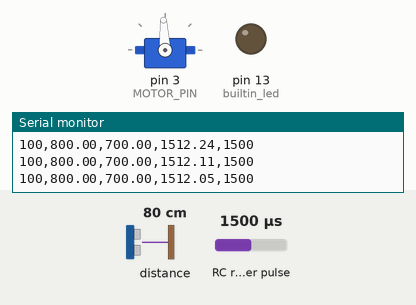
The sketch below on a simulated Arduino Uno, built with avr-gcc and run on an emulated ATmega328P. Shown: servo, output pins drawn as LEDs (lit = HIGH), the last lines printed to the serial monitor. Wiring (inferred from the names in the program): RC receiver channel: data pin 2. The test bench sets the inputs (shaded band); at power-on: RC receiver pulse 1500 µs, distance to the obstacle 80 cm.

Above: at 3.2 s.
3.3 s: RC receiver pulse (sensor on pin 2) set to 1020 µs
At 4.3 s:
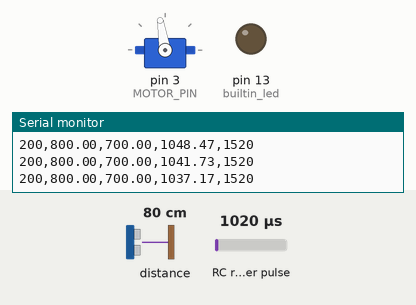
6.3 s: distance to the obstacle set to 63 cm
8.0 s: distance to the obstacle set to 56 cm
At 9.2 s:
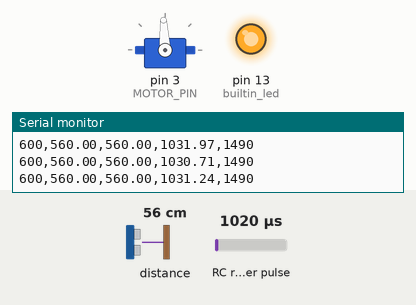
9.5 s: RC receiver pulse (sensor on pin 2) set to 1776 µs
12.3 s: RC receiver pulse (sensor on pin 2) set to 1801 µs
At 12.8 s:
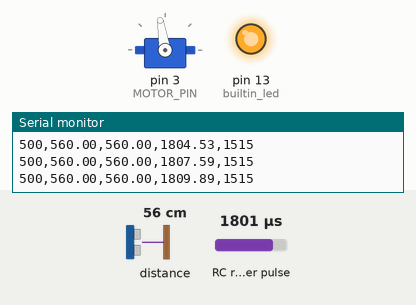
14.9 s: distance to the obstacle set to 2 cm
Timing chart, 0 to 18.9 s (numbered marks = the images above; inputs shaded):
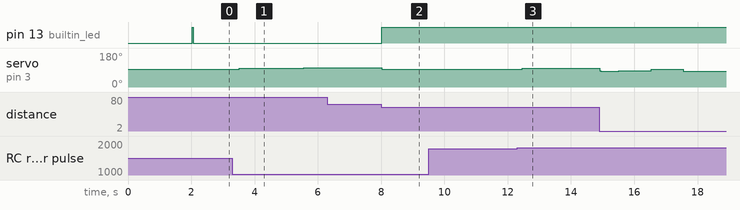

Measured:
- the behaviour switches between 60 and 59 cm on distance to the obstacle (found by bisection; images 1 and 2)
- after the input at 3.3 s, servo on pin 3 (MOTOR_PIN): 93° → 99° after 0.22 s, → 100° 1.0 s later, → 101° 1.0 s later
- after the input at 8.0 s, pin 13 (builtin_led): LOW → HIGH at once; servo on pin 3 (MOTOR_PIN): 102° → 93° at once
- after the input at 12.3 s, servo on pin 3 (MOTOR_PIN): 93° → 99° after 0.16 s, → 100° 1.0 s later

The sketch:

vehiculos.ino
```cpp
#include "defines.h"
Servo servo;

int motor_speed = 1500; //pwm value to input
volatile float RC_Throttle=1500, last=0; // for rc storing and filtering
volatile long Throttle_HIGH_us, last_rc_read=0; // for rc read
Adafruit_VL53L0X lox = Adafruit_VL53L0X(); //sensor distance object
float raw_distance, distance, l_distance=0;
int reference=100; //initial reference 100 = 0.1meter
#ifdef LOG
volatile long last_log=0;
#endif
#ifdef LOG_TO_FILE
File dataFile;
#endif

void setup() {
 Serial.begin(9600);
 // Interrupción para canal Thrtottle
 pinMode(RC_PIN, INPUT_PULLUP);
 pinMode(13,OUTPUT); //builtin led
 enableInterrupt(RC_PIN, INT_Throttle, CHANGE);

 //enable distance reader
 if (!lox.begin()) {
    Serial.println(F("Err lid"));
  }else
  Serial.println(F("ini lid"));
 lox.startRangeContinuous(); //read distances continuously

 // start routine for ESC
 servo.attach(MOTOR_PIN);
 servo.writeMicroseconds(1500); // send "stop" signal to ESC.
 delay(2000); // delay to allow the ESC to recognize the stopped signal

 //start loop
}

void loop() {
  if (lox.isRangeComplete()) //read sensor
  {
    raw_distance = lox.readRange();
    if (raw_distance<700){
      distance = raw_distance * 0.65 + 0.35 * l_distance ;
      l_distance=distance;
    }else{
    distance = 700 * 0.65 + 0.35 * l_distance ;
    l_distance=distance;
    }
  }
  bool obstacle=false;
  if (distance<600){
     obstacle=true;
     digitalWrite(13,HIGH);
  } else
    digitalWrite(13,LOW);

  update_rc(); // change ref if neccesaryç
  if(reference>100){
    if(obstacle==true){
       motor_speed=controller(reference-distance);
    }else
      motor_speed=(reference-200)*0.14+1520;
  }
  else if(reference==100){
    motor_speed=1500;
  }
  else
    motor_speed=1430;

  if((motor_speed>((reference-200)*0.14+1520)) && (reference>100)){
    motor_speed=(reference-200)*0.14+1520;
  }
  //saturate outputs
  if(motor_speed < MIN_SERVO_OUTPUT)
  {
    motor_speed=MIN_SERVO_OUTPUT;
  }
  else if(motor_speed > MAX_SERVO_OUTPUT)
  {
    motor_speed=MAX_SERVO_OUTPUT;
  }

  set_speed(motor_speed);// Send signal to ESC.


  #ifdef LOG
  if (millis()-last_log>100){
  Serial.print(reference);
  Serial.print(",");
  Serial.print(raw_distance);
  Serial.print(",");
  Serial.print(distance);
  Serial.print(",");
  Serial.print(RC_Throttle);
  Serial.print(",");
  Serial.println(motor_speed);
  last_log=millis();
}
  #endif
}
```

defines.h
```cpp
//#define LOG_TO_FILE //Comment this line if you dont wanna log
#define LOG
#include <Servo.h>
#include <EnableInterrupt.h>
#include "Adafruit_VL53L0X.h"

#ifdef LOG_TO_FILE
#include <SPI.h>
#include <SD.h>
#endif

#define MOTOR_PIN 3
#define RC_PIN 2
#define MAX_SERVO_OUTPUT 1620
#define MIN_SERVO_OUTPUT 1300
#define MIN_REFERENCE 0
#define MAX_REFERENCE 600
#define Kp 0.25
#define Kv 3
```

functions_area.ino
```cpp
void INT_Throttle() { //executed interruption rc read
  if (digitalRead(RC_PIN) == HIGH) Throttle_HIGH_us = micros(); //store rising edge
  if (digitalRead(RC_PIN) == LOW)  { //substract falling edge to get up time
    if((micros() - Throttle_HIGH_us)<1000 || (micros() - Throttle_HIGH_us)>2000){ //if uptime is lower than minimun discard read
      return;
    }
    RC_Throttle  = (micros() - Throttle_HIGH_us)*0.1+0.9*last; // Apply an EMA filter alpha=0.9
    last=RC_Throttle;
  }
}

int controller(int error){
  float vel=0;
  if(distance-l_distance<0){
    vel=(distance-l_distance)*Kv;
  }
  return 1500-Kp*error+vel;
  }

void set_speed(int raw_speed){
  int motor_speed;
  if(raw_speed>1510){ //avoid dead zone
    motor_speed=map(raw_speed,1500,1650,1550,1650);
  }else if(raw_speed<1490){
    motor_speed=map(raw_speed,1500,1350,1450,1350);
  }else
    motor_speed=1500; //keep vehicle still
  servo.writeMicroseconds(motor_speed);
}


void update_rc(){
    //RC read for reference changes
  if(RC_Throttle > 1800 && (millis()-last_rc_read)>1000){ // decrease reference
    reference-=100;
    last_rc_read=millis();
    if (reference<MIN_REFERENCE)
      reference=MIN_REFERENCE;/*
    Serial.print(F("inc ref:"));
    Serial.println(reference);*/
  }else if(RC_Throttle < 1200 && (millis()-last_rc_read)>1000){ // increase reference
    reference+=100;
    last_rc_read=millis();
    if (reference>MAX_REFERENCE)
      reference=MAX_REFERENCE;/*
    Serial.print(F("dec ref:"));
    Serial.println(reference);*/
  }
}
```
